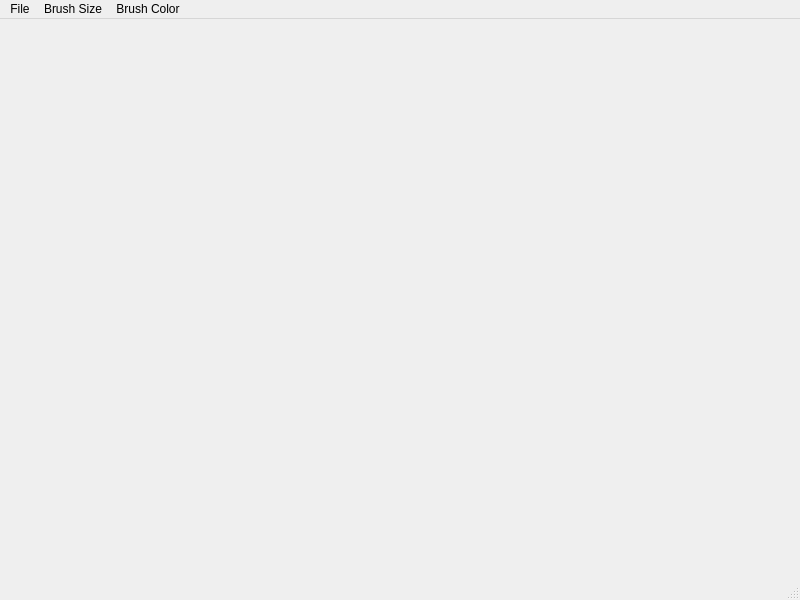
<?xml version="1.0" encoding="UTF-8"?>
<ui version="4.0">
 <class>MainWindow</class>
 <widget class="QMainWindow" name="MainWindow">
  <property name="geometry">
   <rect>
    <x>0</x>
    <y>0</y>
    <width>800</width>
    <height>600</height>
   </rect>
  </property>
  <property name="windowTitle">
   <string>MainWindow</string>
  </property>
  <widget class="QWidget" name="centralwidget"/>
  <widget class="QMenuBar" name="menubar">
   <property name="geometry">
    <rect>
     <x>0</x>
     <y>0</y>
     <width>800</width>
     <height>21</height>
    </rect>
   </property>
   <widget class="QMenu" name="menuFile">
    <property name="title">
     <string>File</string>
    </property>
    <addaction name="actionSave"/>
    <addaction name="actionClear"/>
   </widget>
   <widget class="QMenu" name="menuBrush_Size">
    <property name="title">
     <string>Brush Size</string>
    </property>
    <addaction name="action2px"/>
    <addaction name="action5px"/>
    <addaction name="action10px"/>
   </widget>
   <widget class="QMenu" name="menuBrush_Color">
    <property name="title">
     <string>Brush Color</string>
    </property>
    <addaction name="actionBlack"/>
    <addaction name="actionWhite"/>
    <addaction name="actionRed"/>
    <addaction name="actionGreen"/>
    <addaction name="actionBlue"/>
   </widget>
   <addaction name="menuFile"/>
   <addaction name="menuBrush_Size"/>
   <addaction name="menuBrush_Color"/>
  </widget>
  <widget class="QStatusBar" name="statusbar"/>
  <action name="actionSave">
   <property name="text">
    <string>Save</string>
   </property>
  </action>
  <action name="actionClear">
   <property name="text">
    <string>Clear</string>
   </property>
  </action>
  <action name="actionType_Here">
   <property name="text">
    <string>Type Here</string>
   </property>
  </action>
  <action name="actionAdd_Separator">
   <property name="text">
    <string>Add Separator</string>
   </property>
  </action>
  <action name="action2px">
   <property name="text">
    <string>2px</string>
   </property>
  </action>
  <action name="action5px">
   <property name="text">
    <string>5px</string>
   </property>
  </action>
  <action name="action10px">
   <property name="text">
    <string>10px</string>
   </property>
  </action>
  <action name="actionBlack">
   <property name="text">
    <string>Black</string>
   </property>
  </action>
  <action name="actionWhite">
   <property name="text">
    <string>White</string>
   </property>
  </action>
  <action name="actionRed">
   <property name="text">
    <string>Red</string>
   </property>
  </action>
  <action name="actionGreen">
   <property name="text">
    <string>Green</string>
   </property>
  </action>
  <action name="actionBlue">
   <property name="text">
    <string>Blue</string>
   </property>
  </action>
 </widget>
 <resources/>
 <connections/>
</ui>
